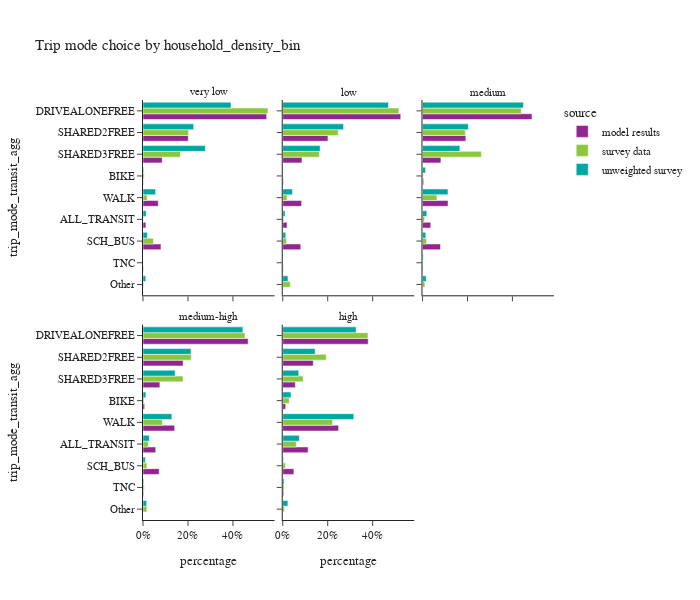
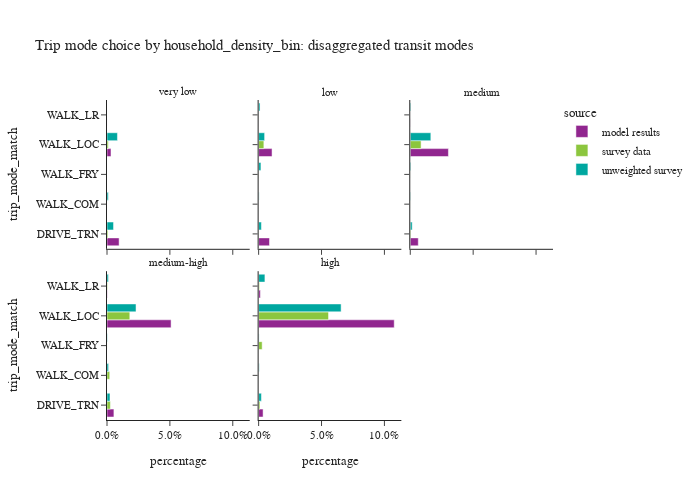

Notebook code for these charts, in order:
### Code cell
plot_mode_choice(trip_data,'household_density_bin',3,600)
plot_mode_choice_transit(trip_data,'household_density_bin',3,500)

### Figure 1 — Plotly figure (JSON) as saved in the notebook; plotly's stock layout.template omitted (floating-point values rounded to 4 significant figures)
{"data": [{"alignmentgroup": "True", "hovertemplate": "source=model results<br>household_density_bin=very low<br>percentage=%{x}<br>trip_mode_transit_agg=%{y}<extra></extra>", "legendgroup": "model results", "marker": {"color": "#91268F", "pattern": {"shape": ""}}, "name": "model results", "offsetgroup": "model results", "orientation": "h", "showlegend": true, "textposition": "auto", "type": "bar", "x": [0.01282, 0.001757, 0.55, 0.0, 0.07981, 0.2011, 0.08531, 0.001426, 0.06782], "xaxis": "x4", "y": ["ALL_TRANSIT", "BIKE", "DRIVEALONEFREE", "Other", "SCH_BUS", "SHARED2FREE", "SHARED3FREE", "TNC", "WALK"], "yaxis": "y4"}, {"alignmentgroup": "True", "hovertemplate": "source=model results<br>household_density_bin=low<br>percentage=%{x}<br>trip_mode_transit_agg=%{y}<extra></extra>", "legendgroup": "model results", "marker": {"color": "#91268F", "pattern": {"shape": ""}}, "name": "model results", "offsetgroup": "model results", "orientation": "h", "showlegend": false, "textposition": "auto", "type": "bar", "x": [0.01935, 0.002962, 0.5247, 0.0, 0.08022, 0.2011, 0.08556, 0.002268, 0.08383], "xaxis": "x5", "y": ["ALL_TRANSIT", "BIKE", "DRIVEALONEFREE", "Other", "SCH_BUS", "SHARED2FREE", "SHARED3FREE", "TNC", "WALK"], "yaxis": "y5"}, {"alignmentgroup": "True", "hovertemplate": "source=model results<br>household_density_bin=medium<br>percentage=%{x}<br>trip_mode_transit_agg=%{y}<extra></extra>", "legendgroup": "model results", "marker": {"color": "#91268F", "pattern": {"shape": ""}}, "name": "model results", "offsetgroup": "model results", "orientation": "h", "showlegend": false, "textposition": "auto", "type": "bar", "x": [0.03677, 0.005202, 0.4872, 0.0, 0.08006, 0.1928, 0.08188, 0.002546, 0.1136], "xaxis": "x6", "y": ["ALL_TRANSIT", "BIKE", "DRIVEALONEFREE", "Other", "SCH_BUS", "SHARED2FREE", "SHARED3FREE", "TNC", "WALK"], "yaxis": "y6"}, {"alignmentgroup": "True", "hovertemplate": "source=model results<br>household_density_bin=medium-high<br>percentage=%{x}<br>trip_mode_transit_agg=%{y}<extra></extra>", "legendgroup": "model results", "marker": {"color": "#91268F", "pattern": {"shape": ""}}, "name": "model results", "offsetgroup": "model results", "orientation": "h", "showlegend": false, "textposition": "auto", "type": "bar", "x": [0.05666, 0.007237, 0.4674, 0.0, 0.07189, 0.1783, 0.07498, 0.002814, 0.1407], "xaxis": "x", "y": ["ALL_TRANSIT", "BIKE", "DRIVEALONEFREE", "Other", "SCH_BUS", "SHARED2FREE", "SHARED3FREE", "TNC", "WALK"], "yaxis": "y"}, {"alignmentgroup": "True", "hovertemplate": "source=model results<br>household_density_bin=high<br>percentage=%{x}<br>trip_mode_transit_agg=%{y}<extra></extra>", "legendgroup": "model results", "marker": {"color": "#91268F", "pattern": {"shape": ""}}, "name": "model results", "offsetgroup": "model results", "orientation": "h", "showlegend": false, "textposition": "auto", "type": "bar", "x": [0.1127, 0.01312, 0.3801, 0.0, 0.04961, 0.1357, 0.05595, 0.004556, 0.2483], "xaxis": "x2", "y": ["ALL_TRANSIT", "BIKE", "DRIVEALONEFREE", "Other", "SCH_BUS", "SHARED2FREE", "SHARED3FREE", "TNC", "WALK"], "yaxis": "y2"}, {"alignmentgroup": "True", "hovertemplate": "source=survey data<br>household_density_bin=very low<br>percentage=%{x}<br>trip_mode_transit_agg=%{y}<extra></extra>", "legendgroup": "survey data", "marker": {"color": "#8CC63E", "pattern": {"shape": ""}}, "name": "survey data", "offsetgroup": "survey data", "orientation": "h", "showlegend": true, "textposition": "auto", "type": "bar", "x": [0.001767, 0.005637, 0.5557, 0.003026, 0.04656, 0.2026, 0.1664, 0.0, 0.01832], "xaxis": "x4", "y": ["ALL_TRANSIT", "BIKE", "DRIVEALONEFREE", "Other", "SCH_BUS", "SHARED2FREE", "SHARED3FREE", "TNC", "WALK"], "yaxis": "y4"}, {"alignmentgroup": "True", "hovertemplate": "source=survey data<br>household_density_bin=low<br>percentage=%{x}<br>trip_mode_transit_agg=%{y}<extra></extra>", "legendgroup": "survey data", "marker": {"color": "#8CC63E", "pattern": {"shape": ""}}, "name": "survey data", "offsetgroup": "survey data", "orientation": "h", "showlegend": false, "textposition": "auto", "type": "bar", "x": [0.004564, 0.0003743, 0.5165, 0.03341, 0.01649, 0.2464, 0.1628, 0.0002093, 0.01921], "xaxis": "x5", "y": ["ALL_TRANSIT", "BIKE", "DRIVEALONEFREE", "Other", "SCH_BUS", "SHARED2FREE", "SHARED3FREE", "TNC", "WALK"], "yaxis": "y5"}, {"alignmentgroup": "True", "hovertemplate": "source=survey data<br>household_density_bin=medium<br>percentage=%{x}<br>trip_mode_transit_agg=%{y}<extra></extra>", "legendgroup": "survey data", "marker": {"color": "#8CC63E", "pattern": {"shape": ""}}, "name": "survey data", "offsetgroup": "survey data", "orientation": "h", "showlegend": false, "textposition": "auto", "type": "bar", "x": [0.009186, 0.003842, 0.4391, 0.01066, 0.01792, 0.1905, 0.2617, 0.002845, 0.06422], "xaxis": "x6", "y": ["ALL_TRANSIT", "BIKE", "DRIVEALONEFREE", "Other", "SCH_BUS", "SHARED2FREE", "SHARED3FREE", "TNC", "WALK"], "yaxis": "y6"}, {"alignmentgroup": "True", "hovertemplate": "source=survey data<br>household_density_bin=medium-high<br>percentage=%{x}<br>trip_mode_transit_agg=%{y}<extra></extra>", "legendgroup": "survey data", "marker": {"color": "#8CC63E", "pattern": {"shape": ""}}, "name": "survey data", "offsetgroup": "survey data", "orientation": "h", "showlegend": false, "textposition": "auto", "type": "bar", "x": [0.02342, 0.004231, 0.4536, 0.01736, 0.01725, 0.2142, 0.1783, 0.005609, 0.08612], "xaxis": "x", "y": ["ALL_TRANSIT", "BIKE", "DRIVEALONEFREE", "Other", "SCH_BUS", "SHARED2FREE", "SHARED3FREE", "TNC", "WALK"], "yaxis": "y"}, {"alignmentgroup": "True", "hovertemplate": "source=survey data<br>household_density_bin=high<br>percentage=%{x}<br>trip_mode_transit_agg=%{y}<extra></extra>", "legendgroup": "survey data", "marker": {"color": "#8CC63E", "pattern": {"shape": ""}}, "name": "survey data", "offsetgroup": "survey data", "orientation": "h", "showlegend": false, "textposition": "auto", "type": "bar", "x": [0.06014, 0.02883, 0.3792, 0.007566, 0.01194, 0.1933, 0.09096, 0.006348, 0.2218], "xaxis": "x2", "y": ["ALL_TRANSIT", "BIKE", "DRIVEALONEFREE", "Other", "SCH_BUS", "SHARED2FREE", "SHARED3FREE", "TNC", "WALK"], "yaxis": "y2"}, {"alignmentgroup": "True", "hovertemplate": "source=unweighted survey<br>household_density_bin=very low<br>percentage=%{x}<br>trip_mode_transit_agg=%{y}<extra></extra>", "legendgroup": "unweighted survey", "marker": {"color": "#00A7A0", "pattern": {"shape": ""}}, "name": "unweighted survey", "offsetgroup": "unweighted survey", "orientation": "h", "showlegend": true, "textposition": "auto", "type": "bar", "x": [0.01454, 0.003115, 0.3915, 0.01246, 0.01973, 0.2253, 0.2773, 0.0, 0.05607], "xaxis": "x4", "y": ["ALL_TRANSIT", "BIKE", "DRIVEALONEFREE", "Other", "SCH_BUS", "SHARED2FREE", "SHARED3FREE", "TNC", "WALK"], "yaxis": "y4"}, {"alignmentgroup": "True", "hovertemplate": "source=unweighted survey<br>household_density_bin=low<br>percentage=%{x}<br>trip_mode_transit_agg=%{y}<extra></extra>", "legendgroup": "unweighted survey", "marker": {"color": "#00A7A0", "pattern": {"shape": ""}}, "name": "unweighted survey", "offsetgroup": "unweighted survey", "orientation": "h", "showlegend": false, "textposition": "auto", "type": "bar", "x": [0.01022, 0.001824, 0.4703, 0.02335, 0.0135, 0.2703, 0.1664, 0.0007297, 0.04341], "xaxis": "x5", "y": ["ALL_TRANSIT", "BIKE", "DRIVEALONEFREE", "Other", "SCH_BUS", "SHARED2FREE", "SHARED3FREE", "TNC", "WALK"], "yaxis": "y5"}, {"alignmentgroup": "True", "hovertemplate": "source=unweighted survey<br>household_density_bin=medium<br>percentage=%{x}<br>trip_mode_transit_agg=%{y}<extra></extra>", "legendgroup": "unweighted survey", "marker": {"color": "#00A7A0", "pattern": {"shape": ""}}, "name": "unweighted survey", "offsetgroup": "unweighted survey", "orientation": "h", "showlegend": false, "textposition": "auto", "type": "bar", "x": [0.01922, 0.01332, 0.4491, 0.01661, 0.01483, 0.2039, 0.1663, 0.003433, 0.1133], "xaxis": "x6", "y": ["ALL_TRANSIT", "BIKE", "DRIVEALONEFREE", "Other", "SCH_BUS", "SHARED2FREE", "SHARED3FREE", "TNC", "WALK"], "yaxis": "y6"}, {"alignmentgroup": "True", "hovertemplate": "source=unweighted survey<br>household_density_bin=medium-high<br>percentage=%{x}<br>trip_mode_transit_agg=%{y}<extra></extra>", "legendgroup": "unweighted survey", "marker": {"color": "#00A7A0", "pattern": {"shape": ""}}, "name": "unweighted survey", "offsetgroup": "unweighted survey", "orientation": "h", "showlegend": false, "textposition": "auto", "type": "bar", "x": [0.02809, 0.01279, 0.4442, 0.01618, 0.01054, 0.2133, 0.143, 0.003637, 0.1282], "xaxis": "x", "y": ["ALL_TRANSIT", "BIKE", "DRIVEALONEFREE", "Other", "SCH_BUS", "SHARED2FREE", "SHARED3FREE", "TNC", "WALK"], "yaxis": "y"}, {"alignmentgroup": "True", "hovertemplate": "source=unweighted survey<br>household_density_bin=high<br>percentage=%{x}<br>trip_mode_transit_agg=%{y}<extra></extra>", "legendgroup": "unweighted survey", "marker": {"color": "#00A7A0", "pattern": {"shape": ""}}, "name": "unweighted survey", "offsetgroup": "unweighted survey", "orientation": "h", "showlegend": false, "textposition": "auto", "type": "bar", "x": [0.07355, 0.03658, 0.3261, 0.02285, 0.003343, 0.1442, 0.07106, 0.006188, 0.3161], "xaxis": "x2", "y": ["ALL_TRANSIT", "BIKE", "DRIVEALONEFREE", "Other", "SCH_BUS", "SHARED2FREE", "SHARED3FREE", "TNC", "WALK"], "yaxis": "y2"}], "layout": {"annotations": [{"font": {}, "showarrow": false, "text": "medium-high", "x": 0.16, "xanchor": "center", "xref": "paper", "y": 0.465, "yanchor": "bottom", "yref": "paper"}, {"font": {}, "showarrow": false, "text": "high", "x": 0.5, "xanchor": "center", "xref": "paper", "y": 0.465, "yanchor": "bottom", "yref": "paper"}, {"font": {}, "showarrow": false, "text": "very low", "x": 0.16, "xanchor": "center", "xref": "paper", "y": 1.0, "yanchor": "bottom", "yref": "paper"}, {"font": {}, "showarrow": false, "text": "low", "x": 0.5, "xanchor": "center", "xref": "paper", "y": 1.0, "yanchor": "bottom", "yref": "paper"}, {"font": {}, "showarrow": false, "text": "medium", "x": 0.84, "xanchor": "center", "xref": "paper", "y": 1.0, "yanchor": "bottom", "yref": "paper"}], "barmode": "group", "height": 600, "legend": {"title": {"text": "source"}, "tracegroupgap": 0}, "title": {"text": "Trip mode choice by household_density_bin"}, "width": 700, "xaxis": {"anchor": "y", "domain": [0.0, 0.32], "tickformat": ".0%", "title": {"text": "percentage"}}, "xaxis2": {"anchor": "y2", "domain": [0.34, 0.66], "matches": "x", "tickformat": ".0%", "title": {"text": "percentage"}}, "xaxis3": {"anchor": "y3", "domain": [0.68, 1.0], "matches": "x", "title": {"text": "percentage"}}, "xaxis4": {"anchor": "y4", "domain": [0.0, 0.32], "matches": "x", "showticklabels": false}, "xaxis5": {"anchor": "y5", "domain": [0.34, 0.66], "matches": "x", "showticklabels": false}, "xaxis6": {"anchor": "y6", "domain": [0.68, 1.0], "matches": "x", "showticklabels": false}, "yaxis": {"anchor": "x", "categoryarray": ["Other", "TNC", "SCH_BUS", "ALL_TRANSIT", "WALK", "BIKE", "SHARED3FREE", "SHARED2FREE", "DRIVEALONEFREE"], "categoryorder": "array", "domain": [0.0, 0.465], "title": {"text": "trip_mode_transit_agg"}}, "yaxis2": {"anchor": "x2", "domain": [0.0, 0.465], "matches": "y", "showticklabels": false}, "yaxis3": {"anchor": "x3", "domain": [0.0, 0.465], "matches": "y", "showticklabels": false}, "yaxis4": {"anchor": "x4", "categoryarray": ["Other", "TNC", "SCH_BUS", "ALL_TRANSIT", "WALK", "BIKE", "SHARED3FREE", "SHARED2FREE", "DRIVEALONEFREE"], "categoryorder": "array", "domain": [0.535, 1.0], "matches": "y", "title": {"text": "trip_mode_transit_agg"}}, "yaxis5": {"anchor": "x5", "domain": [0.535, 1.0], "matches": "y", "showticklabels": false}, "yaxis6": {"anchor": "x6", "domain": [0.535, 1.0], "matches": "y", "showticklabels": false}}}

### Figure 2 — Plotly figure (JSON) as saved in the notebook; plotly's stock layout.template omitted (floating-point values rounded to 4 significant figures)
{"data": [{"alignmentgroup": "True", "hovertemplate": "source=model results<br>household_density_bin=very low<br>percentage=%{x}<br>trip_mode_match=%{y}<extra></extra>", "legendgroup": "model results", "marker": {"color": "#91268F", "pattern": {"shape": ""}}, "name": "model results", "offsetgroup": "model results", "orientation": "h", "showlegend": true, "textposition": "auto", "type": "bar", "x": [0.009621, 0.0, 0.0, 0.003172, 2.585e-05], "xaxis": "x4", "y": ["DRIVE_TRN", "WALK_COM", "WALK_FRY", "WALK_LOC", "WALK_LR"], "yaxis": "y4"}, {"alignmentgroup": "True", "hovertemplate": "source=survey data<br>household_density_bin=very low<br>percentage=%{x}<br>trip_mode_match=%{y}<extra></extra>", "legendgroup": "survey data", "marker": {"color": "#8CC63E", "pattern": {"shape": ""}}, "name": "survey data", "offsetgroup": "survey data", "orientation": "h", "showlegend": true, "textposition": "auto", "type": "bar", "x": [0.0007352, 0.0, 0.0, 0.001032, 0.0], "xaxis": "x4", "y": ["DRIVE_TRN", "WALK_COM", "WALK_FRY", "WALK_LOC", "WALK_LR"], "yaxis": "y4"}, {"alignmentgroup": "True", "hovertemplate": "source=unweighted survey<br>household_density_bin=very low<br>percentage=%{x}<br>trip_mode_match=%{y}<extra></extra>", "legendgroup": "unweighted survey", "marker": {"color": "#00A7A0", "pattern": {"shape": ""}}, "name": "unweighted survey", "offsetgroup": "unweighted survey", "orientation": "h", "showlegend": true, "textposition": "auto", "type": "bar", "x": [0.005192, 0.001038, 0.0, 0.008307, 0.0], "xaxis": "x4", "y": ["DRIVE_TRN", "WALK_COM", "WALK_FRY", "WALK_LOC", "WALK_LR"], "yaxis": "y4"}, {"alignmentgroup": "True", "hovertemplate": "source=model results<br>household_density_bin=low<br>percentage=%{x}<br>trip_mode_match=%{y}<extra></extra>", "legendgroup": "model results", "marker": {"color": "#91268F", "pattern": {"shape": ""}}, "name": "model results", "offsetgroup": "model results", "orientation": "h", "showlegend": false, "textposition": "auto", "type": "bar", "x": [0.008641, 0.0, 0.0, 0.01066, 4.043e-05], "xaxis": "x5", "y": ["DRIVE_TRN", "WALK_COM", "WALK_FRY", "WALK_LOC", "WALK_LR"], "yaxis": "y5"}, {"alignmentgroup": "True", "hovertemplate": "source=survey data<br>household_density_bin=low<br>percentage=%{x}<br>trip_mode_match=%{y}<extra></extra>", "legendgroup": "survey data", "marker": {"color": "#8CC63E", "pattern": {"shape": ""}}, "name": "survey data", "offsetgroup": "survey data", "orientation": "h", "showlegend": false, "textposition": "auto", "type": "bar", "x": [0.0001174, 0.0, 0.0002076, 0.004147, 9.188e-05], "xaxis": "x5", "y": ["DRIVE_TRN", "WALK_COM", "WALK_FRY", "WALK_LOC", "WALK_LR"], "yaxis": "y5"}, {"alignmentgroup": "True", "hovertemplate": "source=unweighted survey<br>household_density_bin=low<br>percentage=%{x}<br>trip_mode_match=%{y}<extra></extra>", "legendgroup": "unweighted survey", "marker": {"color": "#00A7A0", "pattern": {"shape": ""}}, "name": "unweighted survey", "offsetgroup": "unweighted survey", "orientation": "h", "showlegend": false, "textposition": "auto", "type": "bar", "x": [0.002189, 0.0003648, 0.001824, 0.004743, 0.001094], "xaxis": "x5", "y": ["DRIVE_TRN", "WALK_COM", "WALK_FRY", "WALK_LOC", "WALK_LR"], "yaxis": "y5"}, {"alignmentgroup": "True", "hovertemplate": "source=model results<br>household_density_bin=medium<br>percentage=%{x}<br>trip_mode_match=%{y}<extra></extra>", "legendgroup": "model results", "marker": {"color": "#91268F", "pattern": {"shape": ""}}, "name": "model results", "offsetgroup": "model results", "orientation": "h", "showlegend": false, "textposition": "auto", "type": "bar", "x": [0.006359, 0.0, 0.0, 0.03031, 9.279e-05], "xaxis": "x6", "y": ["DRIVE_TRN", "WALK_COM", "WALK_FRY", "WALK_LOC", "WALK_LR"], "yaxis": "y6"}, {"alignmentgroup": "True", "hovertemplate": "source=survey data<br>household_density_bin=medium<br>percentage=%{x}<br>trip_mode_match=%{y}<extra></extra>", "legendgroup": "survey data", "marker": {"color": "#8CC63E", "pattern": {"shape": ""}}, "name": "survey data", "offsetgroup": "survey data", "orientation": "h", "showlegend": false, "textposition": "auto", "type": "bar", "x": [0.0005111, 2.804e-05, 5.41e-05, 0.008593, 0.0], "xaxis": "x6", "y": ["DRIVE_TRN", "WALK_COM", "WALK_FRY", "WALK_LOC", "WALK_LR"], "yaxis": "y6"}, {"alignmentgroup": "True", "hovertemplate": "source=unweighted survey<br>household_density_bin=medium<br>percentage=%{x}<br>trip_mode_match=%{y}<extra></extra>", "legendgroup": "unweighted survey", "marker": {"color": "#00A7A0", "pattern": {"shape": ""}}, "name": "unweighted survey", "offsetgroup": "unweighted survey", "orientation": "h", "showlegend": false, "textposition": "auto", "type": "bar", "x": [0.00151, 0.0002746, 0.0005492, 0.01634, 0.0005492], "xaxis": "x6", "y": ["DRIVE_TRN", "WALK_COM", "WALK_FRY", "WALK_LOC", "WALK_LR"], "yaxis": "y6"}, {"alignmentgroup": "True", "hovertemplate": "source=model results<br>household_density_bin=medium-high<br>percentage=%{x}<br>trip_mode_match=%{y}<extra></extra>", "legendgroup": "model results", "marker": {"color": "#91268F", "pattern": {"shape": ""}}, "name": "model results", "offsetgroup": "model results", "orientation": "h", "showlegend": false, "textposition": "auto", "type": "bar", "x": [0.005496, 0.0, 0.0, 0.05095, 0.0002139], "xaxis": "x", "y": ["DRIVE_TRN", "WALK_COM", "WALK_FRY", "WALK_LOC", "WALK_LR"], "yaxis": "y"}, {"alignmentgroup": "True", "hovertemplate": "source=survey data<br>household_density_bin=medium-high<br>percentage=%{x}<br>trip_mode_match=%{y}<extra></extra>", "legendgroup": "survey data", "marker": {"color": "#8CC63E", "pattern": {"shape": ""}}, "name": "survey data", "offsetgroup": "survey data", "orientation": "h", "showlegend": false, "textposition": "auto", "type": "bar", "x": [0.002683, 0.002162, 2.05e-05, 0.01814, 0.000421], "xaxis": "x", "y": ["DRIVE_TRN", "WALK_COM", "WALK_FRY", "WALK_LOC", "WALK_LR"], "yaxis": "y"}, {"alignmentgroup": "True", "hovertemplate": "source=unweighted survey<br>household_density_bin=medium-high<br>percentage=%{x}<br>trip_mode_match=%{y}<extra></extra>", "legendgroup": "unweighted survey", "marker": {"color": "#00A7A0", "pattern": {"shape": ""}}, "name": "unweighted survey", "offsetgroup": "unweighted survey", "orientation": "h", "showlegend": false, "textposition": "auto", "type": "bar", "x": [0.002383, 0.001254, 0.0002508, 0.02308, 0.001129], "xaxis": "x", "y": ["DRIVE_TRN", "WALK_COM", "WALK_FRY", "WALK_LOC", "WALK_LR"], "yaxis": "y"}, {"alignmentgroup": "True", "hovertemplate": "source=model results<br>household_density_bin=high<br>percentage=%{x}<br>trip_mode_match=%{y}<extra></extra>", "legendgroup": "model results", "marker": {"color": "#91268F", "pattern": {"shape": ""}}, "name": "model results", "offsetgroup": "model results", "orientation": "h", "showlegend": false, "textposition": "auto", "type": "bar", "x": [0.003532, 0.0, 0.0, 0.1078, 0.001351], "xaxis": "x2", "y": ["DRIVE_TRN", "WALK_COM", "WALK_FRY", "WALK_LOC", "WALK_LR"], "yaxis": "y2"}, {"alignmentgroup": "True", "hovertemplate": "source=survey data<br>household_density_bin=high<br>percentage=%{x}<br>trip_mode_match=%{y}<extra></extra>", "legendgroup": "survey data", "marker": {"color": "#8CC63E", "pattern": {"shape": ""}}, "name": "survey data", "offsetgroup": "survey data", "orientation": "h", "showlegend": false, "textposition": "auto", "type": "bar", "x": [0.001013, 9.564e-05, 0.002789, 0.05556, 0.0006845], "xaxis": "x2", "y": ["DRIVE_TRN", "WALK_COM", "WALK_FRY", "WALK_LOC", "WALK_LR"], "yaxis": "y2"}, {"alignmentgroup": "True", "hovertemplate": "source=unweighted survey<br>household_density_bin=high<br>percentage=%{x}<br>trip_mode_match=%{y}<extra></extra>", "legendgroup": "unweighted survey", "marker": {"color": "#00A7A0", "pattern": {"shape": ""}}, "name": "unweighted survey", "offsetgroup": "unweighted survey", "orientation": "h", "showlegend": false, "textposition": "auto", "type": "bar", "x": [0.002196, 0.0004491, 0.0003493, 0.06557, 0.00499], "xaxis": "x2", "y": ["DRIVE_TRN", "WALK_COM", "WALK_FRY", "WALK_LOC", "WALK_LR"], "yaxis": "y2"}], "layout": {"annotations": [{"font": {}, "showarrow": false, "text": "medium-high", "x": 0.16, "xanchor": "center", "xref": "paper", "y": 0.465, "yanchor": "bottom", "yref": "paper"}, {"font": {}, "showarrow": false, "text": "high", "x": 0.5, "xanchor": "center", "xref": "paper", "y": 0.465, "yanchor": "bottom", "yref": "paper"}, {"font": {}, "showarrow": false, "text": "very low", "x": 0.16, "xanchor": "center", "xref": "paper", "y": 1.0, "yanchor": "bottom", "yref": "paper"}, {"font": {}, "showarrow": false, "text": "low", "x": 0.5, "xanchor": "center", "xref": "paper", "y": 1.0, "yanchor": "bottom", "yref": "paper"}, {"font": {}, "showarrow": false, "text": "medium", "x": 0.84, "xanchor": "center", "xref": "paper", "y": 1.0, "yanchor": "bottom", "yref": "paper"}], "barmode": "group", "height": 500, "legend": {"title": {"text": "source"}, "tracegroupgap": 0}, "title": {"text": "Trip mode choice by household_density_bin: disaggregated transit modes"}, "width": 700, "xaxis": {"anchor": "y", "domain": [0.0, 0.32], "tickformat": ".1%", "title": {"text": "percentage"}}, "xaxis2": {"anchor": "y2", "domain": [0.34, 0.66], "matches": "x", "tickformat": ".1%", "title": {"text": "percentage"}}, "xaxis3": {"anchor": "y3", "domain": [0.68, 1.0], "matches": "x", "title": {"text": "percentage"}}, "xaxis4": {"anchor": "y4", "domain": [0.0, 0.32], "matches": "x", "showticklabels": false}, "xaxis5": {"anchor": "y5", "domain": [0.34, 0.66], "matches": "x", "showticklabels": false}, "xaxis6": {"anchor": "y6", "domain": [0.68, 1.0], "matches": "x", "showticklabels": false}, "yaxis": {"anchor": "x", "domain": [0.0, 0.465], "title": {"text": "trip_mode_match"}}, "yaxis2": {"anchor": "x2", "domain": [0.0, 0.465], "matches": "y", "showticklabels": false}, "yaxis3": {"anchor": "x3", "domain": [0.0, 0.465], "matches": "y", "showticklabels": false}, "yaxis4": {"anchor": "x4", "domain": [0.535, 1.0], "matches": "y", "title": {"text": "trip_mode_match"}}, "yaxis5": {"anchor": "x5", "domain": [0.535, 1.0], "matches": "y", "showticklabels": false}, "yaxis6": {"anchor": "x6", "domain": [0.535, 1.0], "matches": "y", "showticklabels": false}}}
